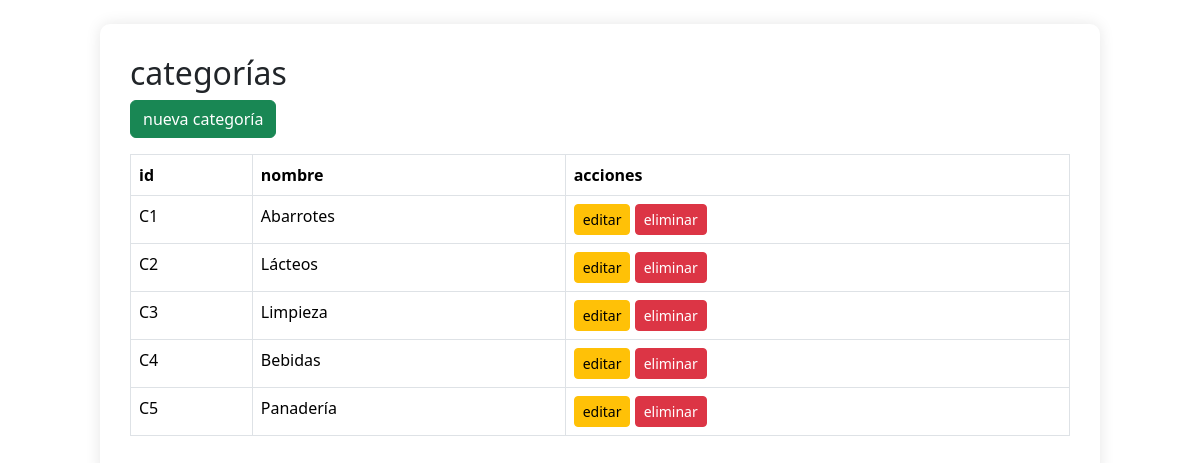
Page /ventasfacturacion/vistas/categoria/index.php on the committed database.
### tables this page shows
CREATE TABLE `categorias` (
  `idcategoria` char(2) NOT NULL,
  `nomcategoria` varchar(128) DEFAULT NULL
);

### ventasfacturacion/config/conexion.php (called while the page is built)
<?php
class conexion {
    public static function conectar() {
        try {
            $pdo = new pdo("mysql:host=localhost;dbname=ventasfacturacion;charset=utf8", "root", "");
            $pdo->setattribute(pdo::ATTR_ERRMODE, pdo::ERRMODE_EXCEPTION);
            return $pdo;
        } catch (pdoexception $e) {
            die("error de conexión: " . $e->getmessage());
        }
    }
}

### ventasfacturacion/controladores/CategoriaController.php (called while the page is built, shortened)
<?php
require_once __DIR__ . '/../config/Conexion.php';
class CategoriaController {
    private $conexion;
    public function __construct() {
        $this->conexion = Conexion::conectar();
    }
    public function listarCategorias() {
    $sql = "SELECT * FROM categorias ORDER BY idcategoria";
    $stmt = $this->conexion->query($sql);
    return $stmt->fetchAll(PDO::FETCH_ASSOC);
}
}
?>

### ventasfacturacion/vistas/categoria/index.php (the view, shortened to what this page needs)
<?php
require_once '../../controladores/CategoriaController.php';
$controller = new CategoriaController();
$categorias = $controller->listarCategorias();
?>
<!doctype html>
<html>
<head>
    <link href="https://cdn.jsdelivr.net/npm/bootstrap@5.3.3/dist/css/bootstrap.min.css" rel="stylesheet">
</head>
<body class="container mt-4">
    <h2>categorías</h2>
    <a href="crear.php" class="btn btn-success mb-3">nueva categoría</a>
    <table class="table table-bordered">
        <thead>
            <tr>
                <th>id</th>
                <th>nombre</th>
                <th>acciones</th>
            </tr>
        </thead>
        <tbody>
            <?php foreach ($categorias as $categoria): ?>
            <tr>
                <td><?= $categoria['idcategoria'] ?></td>
                <td><?= $categoria['nomcategoria'] ?></td>
                <td>
                    <a href="editar.php?id=<?= $categoria['idcategoria'] ?>" class="btn btn-warning btn-sm">editar</a>
                    <a href="eliminar.php?id=<?= $categoria['idcategoria'] ?>" class="btn btn-danger btn-sm" onclick="return confirm('¿seguro de eliminar?')">eliminar</a>
                </td>
            </tr>
            <?php endforeach ?>
        </tbody>
    </table>
</body>
</html>

### ventasfacturacion/vistas/categoria/index.php (style rules this page uses)
body { background-color: #f8f9fa; }
.table thead { background-color: #343a40; color: white; }
.container { max-width: 1000px; margin-top: 40px; background: white; padding: 30px; border-radius: 10px; box-shadow: 0 0 15px rgba(0,0,0,0.1); }

### rows in the picture
categorias: idcategoria "C1", nomcategoria "Abarrotes"
categorias: idcategoria "C2", nomcategoria "Lácteos"
categorias: idcategoria "C3", nomcategoria "Limpieza"
categorias: idcategoria "C4", nomcategoria "Bebidas"
categorias: idcategoria "C5", nomcategoria "Panadería"
